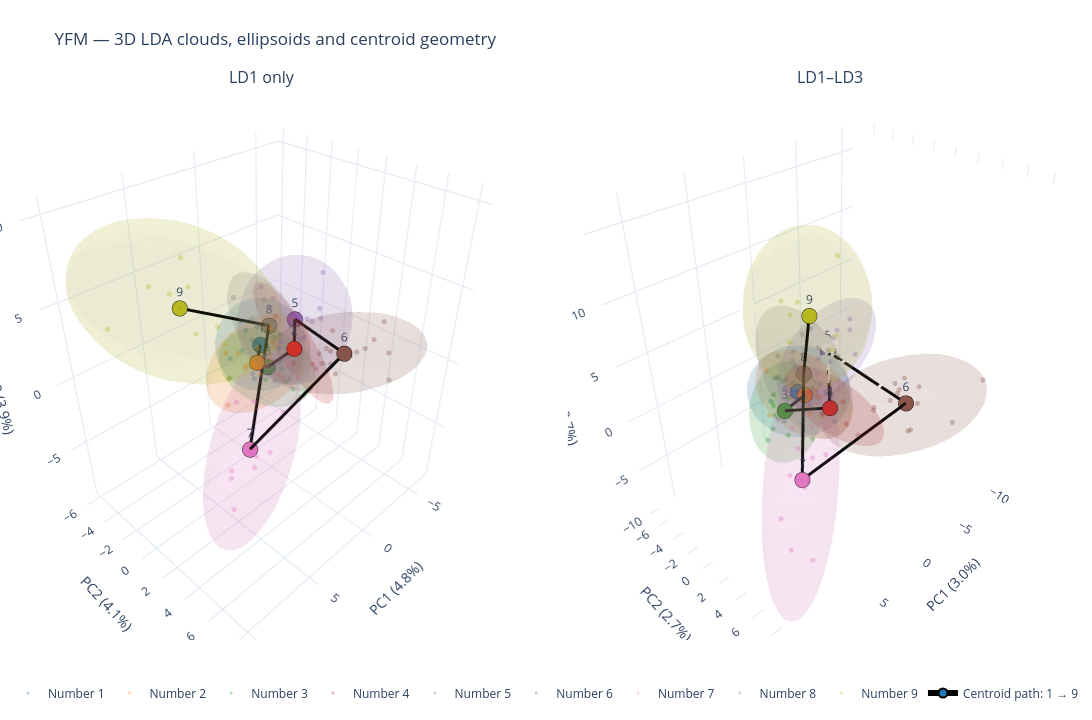

Source (notebook cell):
### Code cell
import numpy as np
import plotly.graph_objects as go
from plotly.subplots import make_subplots
from sklearn.decomposition import PCA

numbers = np.arange(1, 10)

colors = [
    "#1f77b4", "#ff7f0e", "#2ca02c",
    "#d62728", "#9467bd", "#8c564b",
    "#e377c2", "#7f7f7f", "#bcbd22"
]

fig = make_subplots(
    rows=1,
    cols=2,
    specs=[[{"type": "scene"}, {"type": "scene"}]],
    subplot_titles=("LD1 only", "LD1–LD3"),
    horizontal_spacing=0.04
)

for col, (Z, title) in enumerate(
    [(Z1, "LD1 only"), (Z3, "LD1–LD3")],
    start=1
):
    # PCA of full presentation population vectors
    pca = PCA(n_components=3)
    cloud = pca.fit_transform(Z)

    # Nine centroids in the SAME PCA coordinates
    centers = np.vstack([
        cloud[y == k].mean(axis=0)
        for k in numbers
    ])

    for i, k in enumerate(numbers):
        points = cloud[y == k]

        # Presentation cloud
        fig.add_trace(
            go.Scatter3d(
                x=points[:, 0],
                y=points[:, 1],
                z=points[:, 2],
                mode="markers",
                name=f"Number {k}",
                legendgroup=f"number{k}",
                showlegend=(col == 1),
                marker=dict(
                    size=3,
                    color=colors[i],
                    opacity=0.35
                )
            ),
            row=1, col=col
        )

        # 95% covariance ellipsoid
        surface = ellipsoid_surface(
            points,
            confidence=0.95,
            resolution=20
        )

        if surface is not None:
            sx, sy, sz = surface

            fig.add_trace(
                go.Surface(
                    x=sx, y=sy, z=sz,
                    surfacecolor=np.zeros_like(sx),
                    colorscale=[
                        [0, colors[i]],
                        [1, colors[i]]
                    ],
                    opacity=0.10,
                    showscale=False,
                    hoverinfo="skip"
                ),
                row=1, col=col
            )

    # Connect centroids sequentially
    fig.add_trace(
        go.Scatter3d(
            x=centers[:, 0],
            y=centers[:, 1],
            z=centers[:, 2],
            mode="lines+markers+text",
            text=[str(k) for k in numbers],
            textposition="top center",
            name="Centroid path: 1 → 9",
            showlegend=(col == 1),
            line=dict(
                color="black",
                width=6
            ),
            marker=dict(
                size=9,
                color=colors,
                line=dict(
                    color="black",
                    width=2
                )
            ),
            hovertemplate=(
                "PC1=%{x:.2f}<br>"
                "PC2=%{y:.2f}<br>"
                "PC3=%{z:.2f}<extra></extra>"
            )
        ),
        row=1, col=col
    )

    variance = pca.explained_variance_ratio_ * 100

    scene_settings = dict(
        xaxis_title=f"PC1 ({variance[0]:.1f}%)",
        yaxis_title=f"PC2 ({variance[1]:.1f}%)",
        zaxis_title=f"PC3 ({variance[2]:.1f}%)",
        aspectmode="data"
    )

    if col == 1:
        fig.update_layout(scene=scene_settings)
    else:
        fig.update_layout(scene2=scene_settings)

fig.update_layout(
    title="YFM — 3D LDA clouds, ellipsoids and centroid geometry",
    width=1450,
    height=720,
    template="plotly_white",
    legend=dict(
        orientation="h",
        x=0.5,
        xanchor="center",
        y=-0.07
    ),
    margin=dict(l=0, r=0, t=90, b=80)
)

fig.show()

### Figure 1 — Plotly figure (JSON) as saved in the notebook; plotly's stock layout.template omitted (floating-point values rounded to 4 significant figures; data arrays with more than 128 entries replaced by an {"elided": "..."} marker saying what was removed)
{"data": [{"legendgroup": "number1", "marker": {"color": "#1f77b4", "opacity": 0.35, "size": 3}, "mode": "markers", "name": "Number 1", "scene": "scene", "showlegend": true, "type": "scatter3d", "x": [0.4038, -0.1849, -1.398, -0.7611, 0.3129, -0.3172, -0.5125, -0.8601, -1.749, 0.6166, 1.034, -1.745, -0.3463, -0.8463, 0.08568, -2.484, -3.259, -0.01075, -0.7148], "y": [-2.292, 0.4219, -0.7631, -0.09065, -3.583, -2.096, -2.591, -3.688, -2.581, -1.155, -0.5523, -2.872, -1.716, -2.019, -2.273, -1.584, -1.512, -0.6677, -1.466], "z": [-0.7262, 1.466, -0.6386, -1.139, -2.019, -2.81, 0.9471, 0.2705, -0.9798, 0.7108, -1.68, -1.611, 0.9643, -0.2656, 0.6532, -2.409, -0.1232, -0.588, -0.2341]}, {"colorscale": [[0, "#1f77b4"], [1, "#1f77b4"]], "hoverinfo": "skip", "opacity": 0.1, "scene": "scene", "showscale": false, "surfacecolor": {"elided": "20x20 float values"}, "type": "surface", "x": {"elided": "20x20 float values"}, "y": {"elided": "20x20 float values"}, "z": {"elided": "20x20 float values"}}, {"legendgroup": "number2", "marker": {"color": "#ff7f0e", "opacity": 0.35, "size": 3}, "mode": "markers", "name": "Number 2", "scene": "scene", "showlegend": true, "type": "scatter3d", "x": [0.6324, -0.8648, -0.5653, 0.3816, 0.5666, 1.538, 1.055, 2.193, -0.9396, 2.646, -1.239, 1.46, 1.141, 1.239, 2.455, -0.3956, 0.9565], "y": [0.09373, -0.7066, -0.4919, -0.9337, 1.063, -2.592, -0.4222, 2.935, -1.0, -1.119, -1.375, -0.7738, -1.847, -1.189, -1.507, -0.4789, -0.09142], "z": [-0.5497, -0.2959, -1.217, 0.1086, -0.7772, -0.4985, -0.4326, 0.7419, -0.06709, -1.188, 0.6204, -0.6181, -0.3671, -1.08, -3.547, -0.9989, -1.187]}, {"colorscale": [[0, "#ff7f0e"], [1, "#ff7f0e"]], "hoverinfo": "skip", "opacity": 0.1, "scene": "scene", "showscale": false, "surfacecolor": {"elided": "20x20 float values"}, "type": "surface", "x": {"elided": "20x20 float values"}, "y": {"elided": "20x20 float values"}, "z": {"elided": "20x20 float values"}}, {"legendgroup": "number3", "marker": {"color": "#2ca02c", "opacity": 0.35, "size": 3}, "mode": "markers", "name": "Number 3", "scene": "scene", "showlegend": true, "type": "scatter3d", "x": [-0.9683, -0.4626, -0.6945, 2.304, -1.019, -0.9864, -1.062, -1.575, -0.6466, -1.359, 0.0356, -1.748, 0.08732, 0.3814], "y": [-1.337, -1.03, 0.8076, -1.437, -2.522, -2.127, -0.1788, -1.422, 1.2, -0.596, -1.771, -0.4294, -0.8594, -1.442], "z": [-2.045, -2.817, -1.968, -1.456, -2.92, -1.031, -1.811, -0.2363, -2.488, -1.431, -1.638, -3.372, -0.6168, -1.541]}, {"colorscale": [[0, "#2ca02c"], [1, "#2ca02c"]], "hoverinfo": "skip", "opacity": 0.1, "scene": "scene", "showscale": false, "surfacecolor": {"elided": "20x20 float values"}, "type": "surface", "x": {"elided": "20x20 float values"}, "y": {"elided": "20x20 float values"}, "z": {"elided": "20x20 float values"}}, {"legendgroup": "number4", "marker": {"color": "#d62728", "opacity": 0.35, "size": 3}, "mode": "markers", "name": "Number 4", "scene": "scene", "showlegend": true, "type": "scatter3d", "x": [2.014, 1.335, -2.055, -0.5472], "y": [2.138, 4.332, 0.03631, 1.26], "z": [4.408, 1.976, -0.674, -0.4021]}, {"colorscale": [[0, "#d62728"], [1, "#d62728"]], "hoverinfo": "skip", "opacity": 0.1, "scene": "scene", "showscale": false, "surfacecolor": {"elided": "20x20 float values"}, "type": "surface", "x": {"elided": "20x20 float values"}, "y": {"elided": "20x20 float values"}, "z": {"elided": "20x20 float values"}}, {"legendgroup": "number5", "marker": {"color": "#9467bd", "opacity": 0.35, "size": 3}, "mode": "markers", "name": "Number 5", "scene": "scene", "showlegend": true, "type": "scatter3d", "x": [-3.39, -0.5159, -2.497, -3.329, -3.884, -2.802, -3.573, -1.471, -2.28, -0.9118, -1.333, -3.806, -1.843, -5.538], "y": [-4.373, 0.5653, 0.04733, 0.2372, -0.7928, 0.279, 0.577, -1.182, -1.425, -1.103, -1.279, 0.5223, 0.07355, -0.9088], "z": [1.597, -0.1841, -0.1076, 0.9076, -0.9617, 1.36, 1.916, 0.8329, -0.8788, 2.383, 2.776, 1.064, 0.2319, 3.148]}, {"colorscale": [[0, "#9467bd"], [1, "#9467bd"]], "hoverinfo": "skip", "opacity": 0.1, "scene": "scene", "showscale": false, "surfacecolor": {"elided": "20x20 float values"}, "type": "surface", "x": {"elided": "20x20 float values"}, "y": {"elided": "20x20 float values"}, "z": {"elided": "20x20 float values"}}, {"legendgroup": "number6", "marker": {"color": "#8c564b", "opacity": 0.35, "size": 3}, "mode": "markers", "name": "Number 6", "scene": "scene", "showlegend": true, "type": "scatter3d", "x": [-1.781, 0.5251, -0.03613, -0.6359, 0.2228, -2.169, -1.388, -3.673, 0.5004, -2.179, -2.242, -2.702, -4.331, -3.187, 1.175, -1.386], "y": [3.126, 1.926, 3.91, 3.152, 5.781, 2.875, 3.066, 3.618, 3.9, 5.251, 5.727, 5.947, 5.493, 6.468, 5.83, 3.397], "z": [2.223, 1.009, 1.13, 1.161, 3.015, -0.4808, 1.128, 0.03628, 1.04, 1.792, 2.586, 3.66, 0.5498, -0.3419, 2.024, 1.092]}, {"colorscale": [[0, "#8c564b"], [1, "#8c564b"]], "hoverinfo": "skip", "opacity": 0.1, "scene": "scene", "showscale": false, "surfacecolor": {"elided": "20x20 float values"}, "type": "surface", "x": {"elided": "20x20 float values"}, "y": {"elided": "20x20 float values"}, "z": {"elided": "20x20 float values"}}, {"legendgroup": "number7", "marker": {"color": "#e377c2", "opacity": 0.35, "size": 3}, "mode": "markers", "name": "Number 7", "scene": "scene", "showlegend": true, "type": "scatter3d", "x": [2.304, 1.834, 4.841, 4.556, 3.942, 4.56, 5.416, 2.868, 6.283, 3.276], "y": [0.7361, 2.724, 1.291, 3.181, 1.958, 1.009, 3.933, -0.2541, 3.061, 3.041], "z": [-2.101, -2.024, -6.382, -3.473, -3.793, -6.134, -3.27, -2.386, -6.655, -4.09]}, {"colorscale": [[0, "#e377c2"], [1, "#e377c2"]], "hoverinfo": "skip", "opacity": 0.1, "scene": "scene", "showscale": false, "surfacecolor": {"elided": "20x20 float values"}, "type": "surface", "x": {"elided": "20x20 float values"}, "y": {"elided": "20x20 float values"}, "z": {"elided": "20x20 float values"}}, {"legendgroup": "number8", "marker": {"color": "#7f7f7f", "opacity": 0.35, "size": 3}, "mode": "markers", "name": "Number 8", "scene": "scene", "showlegend": true, "type": "scatter3d", "x": [-1.325, -2.552, -2.168, -0.6832, -2.261, 1.524, -2.925, -1.104, -2.627, -1.312, -0.892, -0.5644], "y": [-1.326, -3.062, -2.86, -1.188, -0.3099, 1.673, -2.084, -0.8601, -2.429, -1.173, -4.388, -2.291], "z": [0.9765, -0.2727, 1.691, 1.262, 0.1776, -0.4693, -0.9921, 0.8414, 0.1196, 0.9511, 1.783, 1.285]}, {"colorscale": [[0, "#7f7f7f"], [1, "#7f7f7f"]], "hoverinfo": "skip", "opacity": 0.1, "scene": "scene", "showscale": false, "surfacecolor": {"elided": "20x20 float values"}, "type": "surface", "x": {"elided": "20x20 float values"}, "y": {"elided": "20x20 float values"}, "z": {"elided": "20x20 float values"}}, {"legendgroup": "number9", "marker": {"color": "#bcbd22", "opacity": 0.35, "size": 3}, "mode": "markers", "name": "Number 9", "scene": "scene", "showlegend": true, "type": "scatter3d", "x": [6.233, 5.592, 8.72, 6.019, 4.337, 6.843, 3.096, 4.071], "y": [-0.2864, -0.3009, -3.936, -1.776, 0.5858, -2.394, -1.42, -2.667], "z": [8.479, 3.769, 3.849, 5.792, 2.93, 6.308, 2.629, 5.122]}, {"colorscale": [[0, "#bcbd22"], [1, "#bcbd22"]], "hoverinfo": "skip", "opacity": 0.1, "scene": "scene", "showscale": false, "surfacecolor": {"elided": "20x20 float values"}, "type": "surface", "x": {"elided": "20x20 float values"}, "y": {"elided": "20x20 float values"}, "z": {"elided": "20x20 float values"}}, {"hovertemplate": "PC1=%{x:.2f}<br>PC2=%{y:.2f}<br>PC3=%{z:.2f}<extra></extra>", "line": {"color": "black", "width": 6}, "marker": {"color": ["#1f77b4", "#ff7f0e", "#2ca02c", "#d62728", "#9467bd", "#8c564b", "#e377c2", "#7f7f7f", "#bcbd22"], "line": {"color": "black", "width": 2}, "size": 9}, "mode": "lines+markers+text", "name": "Centroid path: 1 → 9", "scene": "scene", "showlegend": true, "text": ["1", "2", "3", "4", "5", "6", "7", "8", "9"], "textposition": "top center", "type": "scatter3d", "x": [-0.6703, 0.7212, -0.551, 0.1869, -2.655, -1.455, 3.988, -1.407, 5.614], "y": [-1.741, -0.6139, -0.9388, 1.941, -0.6257, 4.342, 2.068, -1.691, -1.524], "z": [-0.5375, -0.6679, -1.812, 1.327, 1.006, 1.351, -4.031, 0.6128, 4.86]}, {"legendgroup": "number1", "marker": {"color": "#1f77b4", "opacity": 0.35, "size": 3}, "mode": "markers", "name": "Number 1", "scene": "scene2", "showlegend": false, "type": "scatter3d", "x": [1.193, 0.4857, -1.216, -0.8612, 1.392, 2.661, 0.0006215, -0.217, 0.7994, -0.1099, 2.56, 1.456, 1.785, 0.6591, 0.3852, -0.02431, -2.585, 1.092, 0.1063], "y": [-2.961, 1.723, -1.195, -0.5174, -3.674, -1.978, -2.259, -3.002, -3.214, 0.6192, -1.428, -4.354, -2.748, -3.139, -1.542, -3.468, -3.693, 0.05085, -0.6909], "z": [0.1431, 0.7618, -0.4818, -3.033, 0.1911, -2.307, 0.2607, 0.9166, -0.879, 0.1697, -2.283, -2.478, 0.9439, -0.01879, 0.8002, -4.054, -1.682, -0.6671, 0.09397]}, {"colorscale": [[0, "#1f77b4"], [1, "#1f77b4"]], "hoverinfo": "skip", "opacity": 0.1, "scene": "scene2", "showscale": false, "surfacecolor": {"elided": "20x20 float values"}, "type": "surface", "x": {"elided": "20x20 float values"}, "y": {"elided": "20x20 float values"}, "z": {"elided": "20x20 float values"}}, {"legendgroup": "number2", "marker": {"color": "#ff7f0e", "opacity": 0.35, "size": 3}, "mode": "markers", "name": "Number 2", "scene": "scene2", "showlegend": false, "type": "scatter3d", "x": [-1.267, -1.27, -0.3611, -1.013, -1.017, 2.471, 0.941, 1.259, 0.0005757, 1.269, -0.706, -0.1142, 0.1076, 1.28, 2.76, -0.6573, 0.325], "y": [-1.865, -1.682, -2.209, -0.8574, 0.649, -3.341, -0.259, 0.2601, -1.904, -1.843, -2.904, -0.3074, -2.613, -0.9299, -2.974, -2.272, 0.8605], "z": [-1.445, -1.661, -3.228, -1.517, -1.967, 1.643, -0.2637, -1.261, 0.8016, 0.4693, 0.6282, -0.705, 0.3206, -0.08, -2.475, -3.052, -1.767]}, {"colorscale": [[0, "#ff7f0e"], [1, "#ff7f0e"]], "hoverinfo": "skip", "opacity": 0.1, "scene": "scene2", "showscale": false, "surfacecolor": {"elided": "20x20 float values"}, "type": "surface", "x": {"elided": "20x20 float values"}, "y": {"elided": "20x20 float values"}, "z": {"elided": "20x20 float values"}}, {"legendgroup": "number3", "marker": {"color": "#2ca02c", "opacity": 0.35, "size": 3}, "mode": "markers", "name": "Number 3", "scene": "scene2", "showlegend": false, "type": "scatter3d", "x": [2.22, 4.087, 2.374, 4.248, 3.21, 1.551, 3.326, 0.4775, 2.261, 2.07, 0.9042, 2.094, 1.753, 1.942], "y": [-3.003, -0.9533, 1.67, -1.511, -1.933, -3.782, -0.04489, -2.526, -1.431, -1.447, -0.5759, -3.078, -1.607, -1.392], "z": [-1.829, -1.894, -2.349, -3.294, -0.3332, -1.48, -2.428, -0.07403, -0.7592, -0.3374, -0.4165, -2.945, -0.4378, -1.445]}, {"colorscale": [[0, "#2ca02c"], [1, "#2ca02c"]], "hoverinfo": "skip", "opacity": 0.1, "scene": "scene2", "showscale": false, "surfacecolor": {"elided": "20x20 float values"}, "type": "surface", "x": {"elided": "20x20 float values"}, "y": {"elided": "20x20 float values"}, "z": {"elided": "20x20 float values"}}, {"legendgroup": "number4", "marker": {"color": "#d62728", "opacity": 0.35, "size": 3}, "mode": "markers", "name": "Number 4", "scene": "scene2", "showlegend": false, "type": "scatter3d", "x": [2.483, 0.6725, 1.326, 0.553], "y": [4.982, 3.649, 0.3164, 0.8781], "z": [3.25, -0.6645, 0.9433, -1.359]}, {"colorscale": [[0, "#d62728"], [1, "#d62728"]], "hoverinfo": "skip", "opacity": 0.1, "scene": "scene2", "showscale": false, "surfacecolor": {"elided": "20x20 float values"}, "type": "surface", "x": {"elided": "20x20 float values"}, "y": {"elided": "20x20 float values"}, "z": {"elided": "20x20 float values"}}, {"legendgroup": "number5", "marker": {"color": "#9467bd", "opacity": 0.35, "size": 3}, "mode": "markers", "name": "Number 5", "scene": "scene2", "showlegend": false, "type": "scatter3d", "x": [-5.357, -1.583, -1.133, -6.765, -3.954, -5.125, -4.953, -2.766, -1.166, -3.56, -4.082, -8.091, -3.152, -6.552], "y": [-6.583, -1.451, -3.015, -2.451, -4.305, -3.079, -3.409, -1.537, -3.91, -2.552, -2.053, -4.369, -3.332, -2.969], "z": [0.5884, -0.7874, 0.2457, -0.8167, -2.54, -0.6363, 1.25, 0.8251, -0.3164, 1.096, 3.065, 0.2353, 0.04085, 2.638]}, {"colorscale": [[0, "#9467bd"], [1, "#9467bd"]], "hoverinfo": "skip", "opacity": 0.1, "scene": "scene2", "showscale": false, "surfacecolor": {"elided": "20x20 float values"}, "type": "surface", "x": {"elided": "20x20 float values"}, "y": {"elided": "20x20 float values"}, "z": {"elided": "20x20 float values"}}, {"legendgroup": "number6", "marker": {"color": "#8c564b", "opacity": 0.35, "size": 3}, "mode": "markers", "name": "Number 6", "scene": "scene2", "showlegend": false, "type": "scatter3d", "x": [-5.428, -0.1882, -4.224, -3.087, -4.143, -2.477, -1.712, -4.956, -2.255, -5.32, -5.717, -9.789, -8.185, -6.945, -2.966, -5.593], "y": [4.101, 4.084, 5.331, 4.678, 5.873, 3.568, 4.272, 4.463, 7.466, 3.301, 5.392, 8.549, 3.634, 8.071, 5.442, 3.553], "z": [0.696, -2.039, -0.85, 0.08293, -2.946, -1.192, -0.05868, -0.8178, -0.6896, -0.1902, -1.302, 0.5682, -1.894, -2.419, 1.244, -0.828]}, {"colorscale": [[0, "#8c564b"], [1, "#8c564b"]], "hoverinfo": "skip", "opacity": 0.1, "scene": "scene2", "showscale": false, "surfacecolor": {"elided": "20x20 float values"}, "type": "surface", "x": {"elided": "20x20 float values"}, "y": {"elided": "20x20 float values"}, "z": {"elided": "20x20 float values"}}, {"legendgroup": "number7", "marker": {"color": "#e377c2", "opacity": 0.35, "size": 3}, "mode": "markers", "name": "Number 7", "scene": "scene2", "showlegend": false, "type": "scatter3d", "x": [2.609, 1.919, 6.022, 7.9, 3.668, 8.969, 5.468, 3.279, 7.399, 4.091], "y": [1.891, 2.682, 3.094, 4.043, 1.413, 6.325, 4.019, 0.4404, 6.853, 3.472], "z": [-0.8377, -3.633, -2.698, -5.109, -2.653, -5.678, -3.668, -1.478, -7.693, -2.007]}, {"colorscale": [[0, "#e377c2"], [1, "#e377c2"]], "hoverinfo": "skip", "opacity": 0.1, "scene": "scene2", "showscale": false, "surfacecolor": {"elided": "20x20 float values"}, "type": "surface", "x": {"elided": "20x20 float values"}, "y": {"elided": "20x20 float values"}, "z": {"elided": "20x20 float values"}}, {"legendgroup": "number8", "marker": {"color": "#7f7f7f", "opacity": 0.35, "size": 3}, "mode": "markers", "name": "Number 8", "scene": "scene2", "showlegend": false, "type": "scatter3d", "x": [2.003, -0.6942, 0.5656, 0.05718, 0.5099, 1.722, -1.398, 0.8099, 1.937, -0.2936, 1.05, -0.7216], "y": [-2.427, -3.77, -1.134, -0.2433, -1.702, 3.377, -0.6912, -1.028, -2.752, -1.961, -1.698, -0.8376], "z": [3.269, 0.8346, 5.131, 0.9121, -1.315, 0.08068, -1.029, 0.6336, 1.028, 0.378, 3.582, 3.458]}, {"colorscale": [[0, "#7f7f7f"], [1, "#7f7f7f"]], "hoverinfo": "skip", "opacity": 0.1, "scene": "scene2", "showscale": false, "surfacecolor": {"elided": "20x20 float values"}, "type": "surface", "x": {"elided": "20x20 float values"}, "y": {"elided": "20x20 float values"}, "z": {"elided": "20x20 float values"}}, {"legendgroup": "number9", "marker": {"color": "#bcbd22", "opacity": 0.35, "size": 3}, "mode": "markers", "name": "Number 9", "scene": "scene2", "showlegend": false, "type": "scatter3d", "x": [1.663, 4.741, 4.831, 4.174, 0.9533, 3.455, 0.9787, 2.434], "y": [3.546, 2.207, 1.607, 3.534, 2.755, 1.633, 2.341, -0.3003], "z": [13.58, 7.942, 10.84, 10.11, 6.976, 10.2, 5.624, 7.969]}, {"colorscale": [[0, "#bcbd22"], [1, "#bcbd22"]], "hoverinfo": "skip", "opacity": 0.1, "scene": "scene2", "showscale": false, "surfacecolor": {"elided": "20x20 float values"}, "type": "surface", "x": {"elided": "20x20 float values"}, "y": {"elided": "20x20 float values"}, "z": {"elided": "20x20 float values"}}, {"hovertemplate": "PC1=%{x:.2f}<br>PC2=%{y:.2f}<br>PC3=%{z:.2f}<extra></extra>", "line": {"color": "black", "width": 6}, "marker": {"color": ["#1f77b4", "#ff7f0e", "#2ca02c", "#d62728", "#9467bd", "#8c564b", "#e377c2", "#7f7f7f", "#bcbd22"], "line": {"color": "black", "width": 2}, "size": 9}, "mode": "lines+markers+text", "name": "Centroid path: 1 → 9", "scene": "scene2", "showlegend": false, "text": ["1", "2", "3", "4", "5", "6", "7", "8", "9"], "textposition": "top center", "type": "scatter3d", "x": [0.5033, 0.2357, 2.323, 1.259, -4.16, -4.562, 5.133, 0.4623, 2.904], "y": [-1.972, -1.423, -1.544, 2.456, -3.215, 5.111, 3.423, -1.239, 2.165], "z": [-0.7159, -0.9153, -1.43, 0.5422, 0.3491, -0.7897, -3.545, 1.414, 9.157]}], "layout": {"annotations": [{"font": {"size": 16}, "showarrow": false, "text": "LD1 only", "x": 0.24, "xanchor": "center", "xref": "paper", "y": 1, "yanchor": "bottom", "yref": "paper"}, {"font": {"size": 16}, "showarrow": false, "text": "LD1–LD3", "x": 0.76, "xanchor": "center", "xref": "paper", "y": 1, "yanchor": "bottom", "yref": "paper"}], "height": 720, "legend": {"orientation": "h", "x": 0.5, "xanchor": "center", "y": -0.07}, "margin": {"b": 80, "l": 0, "r": 0, "t": 90}, "scene": {"aspectmode": "data", "domain": {"x": [0, 0.48], "y": [0, 1]}, "xaxis": {"title": {"text": "PC1 (4.8%)"}}, "yaxis": {"title": {"text": "PC2 (4.1%)"}}, "zaxis": {"title": {"text": "PC3 (3.9%)"}}}, "scene2": {"aspectmode": "data", "domain": {"x": [0.52, 1], "y": [0, 1]}, "xaxis": {"title": {"text": "PC1 (3.0%)"}}, "yaxis": {"title": {"text": "PC2 (2.7%)"}}, "zaxis": {"title": {"text": "PC3 (2.7%)"}}}, "title": {"text": "YFM — 3D LDA clouds, ellipsoids and centroid geometry"}, "width": 1450}}
